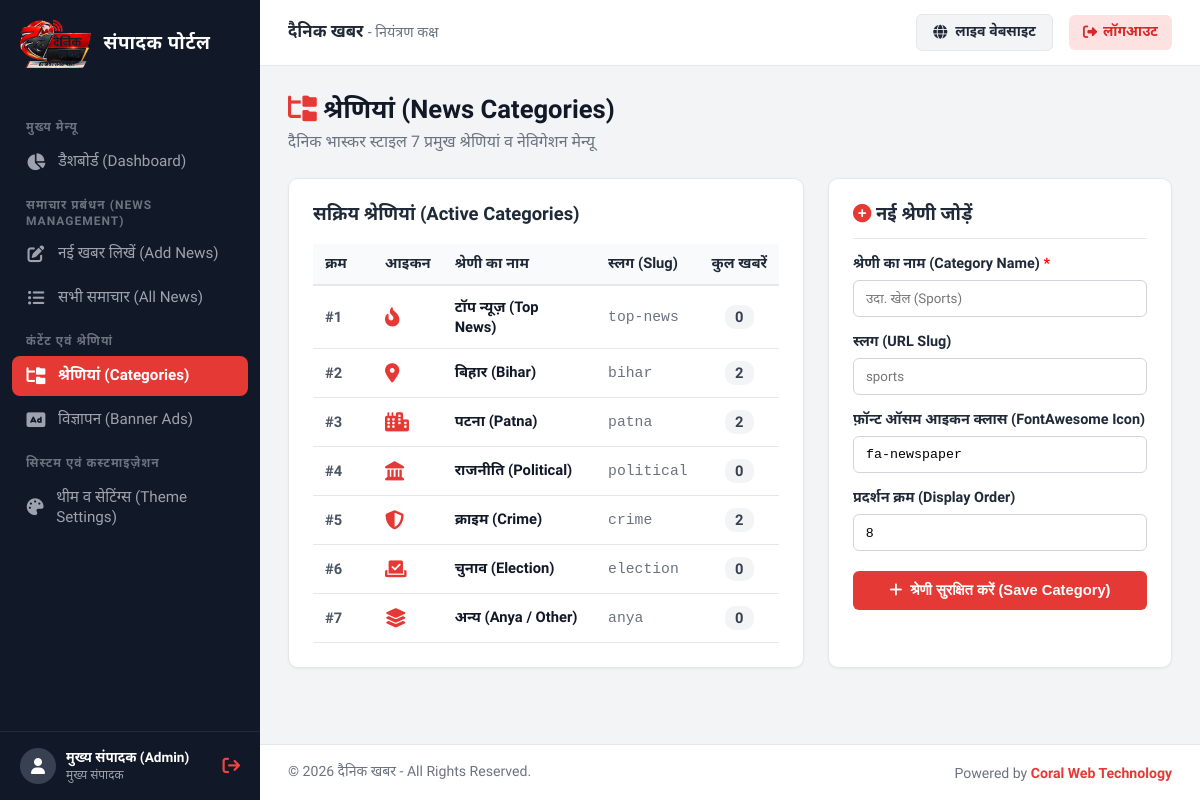
Screenshot of /admin/categories/index.php (signed in) with the database file from the repository.
### tables this page shows
CREATE TABLE `settings` (
  `id` INT AUTO_INCREMENT PRIMARY KEY,
  `site_title` VARCHAR(150) NOT NULL DEFAULT 'दैनिक खबर',
  `tagline` VARCHAR(255) NOT NULL DEFAULT 'सच्ची और निष्पक्ष पत्रकारिता का सशक्त डिजिटल मंच',
  `theme_color` VARCHAR(20) NOT NULL DEFAULT '#e53935',
  `logo_url` VARCHAR(255) DEFAULT 'assets/images/logo.svg',
  `epaper_link` VARCHAR(255) DEFAULT 'https://epaper.dainikkhabr.com',
  `created_at` TIMESTAMP DEFAULT CURRENT_TIMESTAMP,
  `updated_at` TIMESTAMP DEFAULT CURRENT_TIMESTAMP ON UPDATE CURRENT_TIMESTAMP
);

CREATE TABLE `categories` (
  `id` INT AUTO_INCREMENT PRIMARY KEY,
  `name` VARCHAR(100) NOT NULL,
  `slug` VARCHAR(120) NOT NULL UNIQUE,
  `icon` VARCHAR(50) DEFAULT 'fa-newspaper',
  `display_order` INT DEFAULT 0,
  `status` TINYINT(1) DEFAULT 1,
  `created_at` TIMESTAMP DEFAULT CURRENT_TIMESTAMP
);

### includes/functions.php (called while the page is built, shortened)
<?php
require_once __DIR__ . '/../config/db.php';
function get_site_settings($pdo_conn = null) {
    global $pdo;
    $db = $pdo_conn ?: $pdo;
    static $settings = null;
    if ($settings === null) {
        $default = [
            'site_title'  => 'दैनिक खबर',
            'tagline'     => 'सच्ची और निष्पक्ष पत्रकारिता का सशक्त डिजिटल मंच',
            'theme_color' => '#e53935',
            'logo_url'    => 'assets/images/logo.png',
            'epaper_link' => 'https://epaper.dainikkhabr.com'
        ];
        if ($db) {
            try {
                $stmt = $db->query("SELECT * FROM settings WHERE id = 1 LIMIT 1");
                $row = $stmt->fetch();
                $settings = $row ?: $default;
            } catch (PDOException $e) {
                $settings = $default;
            }
        } else {
            $settings = $default;
        }
    }
    return $settings;
}

### admin/categories/index.php (the view, shortened to what this page needs)
<?php
require_once __DIR__ . '/../includes/auth.php';
$categories = [];
if ($pdo) {
    $stmt = $pdo->query("SELECT c.*, COUNT(n.id) as news_count
                         FROM categories c
                         LEFT JOIN news n ON c.id = n.category_id
                         GROUP BY c.id
                         ORDER BY c.display_order ASC, c.id ASC");
    $categories = $stmt->fetchAll();
}
require_once __DIR__ . '/../includes/header.php';
?>
<div class="page-header">
    <div>
        <h1><i class="fa-solid fa-folder-tree" style="color:var(--admin-theme);"></i> श्रेणियां (News Categories)</h1>
        <p style="color:#6b7280; margin-top:4px;">दैनिक भास्कर स्टाइल 7 प्रमुख श्रेणियां व नेविगेशन मेन्यू</p>
    </div>
</div>
<div class="admin-grid-2col-even">
    <div class="card">
        <h3 style="font-size: 1.15rem; font-weight: 700; margin-bottom: 16px;">
            सक्रिय श्रेणियां (Active Categories)
        </h3>
        <div style="overflow-x: auto;">
            <table style="width: 100%; border-collapse: collapse; text-align: left; font-size: 0.92rem;">
                <thead>
                    <tr style="border-bottom: 2px solid var(--admin-border); background: #f9fafb;">
                        <th style="padding: 10px 12px; width: 60px;">क्रम</th>
                        <th style="padding: 10px 12px;">आइकन</th>
                        <th style="padding: 10px 12px;">श्रेणी का नाम</th>
                        <th style="padding: 10px 12px;">स्लग (Slug)</th>
                        <th style="padding: 10px 12px; text-align: center;">कुल खबरें</th>
                    </tr>
                </thead>
                <tbody>
                    <?php foreach ($categories as $cat): ?>
                        <tr style="border-bottom: 1px solid var(--admin-border);">
                            <td style="padding: 12px; font-weight: 700; color: #4b5563;">
                                #<?php echo (int)$cat['display_order']; ?>
                            </td>
                            <td style="padding: 12px; font-size: 1.2rem; color: var(--admin-theme);">
                                <i class="fa-solid <?php echo htmlspecialchars($cat['icon'] ?? 'fa-newspaper'); ?>"></i>
                            </td>
                            <td style="padding: 12px; font-weight: 600;">
                                <a href="<?php echo SITE_URL; ?>/category.php?slug=<?php echo urlencode($cat['slug']); ?>" target="_blank" style="color: #111827; text-decoration: none;">
                                    <?php echo htmlspecialchars($cat['name']); ?>
                                </a>
                            </td>
                            <td style="padding: 12px; color: #6b7280; font-family: monospace;">
                                <?php echo htmlspecialchars($cat['slug']); ?>
                            </td>
                            <td style="padding: 12px; text-align: center;">
                                <span style="display:inline-block; padding:3px 10px; background:#f3f4f6; border-radius:10px; font-weight:600; color:#374151;">
                                    <?php echo number_format($cat['news_count']); ?>
                                </span>
                            </td>
                        </tr>
                    <?php endforeach; ?>
                </tbody>
            </table>
        </div>
    </div>
    <div class="card">
        <h3 style="font-size: 1.15rem; font-weight: 700; margin-bottom: 16px; border-bottom: 1px solid var(--admin-border); padding-bottom: 10px;">
            <i class="fa-solid fa-plus-circle" style="color:var(--admin-theme);"></i> नई श्रेणी जोड़ें
        </h3>
        <form method="POST" action="">
            <div style="margin-bottom: 16px;">
                <label style="display:block; font-weight:600; margin-bottom:6px; font-size:0.9rem;">
                    श्रेणी का नाम (Category Name) <span style="color:red;">*</span>
                </label>
                <input type="text" name="name" placeholder="उदा. खेल (Sports)" required style="width:100%; padding:10px 12px; border:1px solid #d1d5db; border-radius:6px; font-family:inherit;">
            </div>
            <div style="margin-bottom: 16px;">
                <label style="display:block; font-weight:600; margin-bottom:6px; font-size:0.9rem;">
                    स्लग (URL Slug)
                </label>
                <input type="text" name="slug" placeholder="sports" style="width:100%; padding:10px 12px; border:1px solid #d1d5db; border-radius:6px; font-family:inherit;">
            </div>
            <div style="margin-bottom: 16px;">
                <label style="display:block; font-weight:600; margin-bottom:6px; font-size:0.9rem;">
                    फ़ॉन्ट ऑसम आइकन क्लास (FontAwesome Icon)
                </label>
                <input type="text" name="icon" value="fa-newspaper" placeholder="fa-futbol" style="width:100%; padding:10px 12px; border:1px solid #d1d5db; border-radius:6px; font-family:monospace;">
            </div>
            <div style="margin-bottom: 20px;">
                <label style="display:block; font-weight:600; margin-bottom:6px; font-size:0.9rem;">
                    प्रदर्शन क्रम (Display Order)
                </label>
                <input type="number" name="display_order" value="<?php echo count($categories) + 1; ?>" min="1" max="99" style="width:100%; padding:10px 12px; border:1px solid #d1d5db; border-radius:6px;">
            </div>
            <button type="submit" class="btn btn-primary" style="width:100%; justify-content:center; padding:11px;">
                <i class="fa-solid fa-plus"></i> श्रेणी सुरक्षित करें (Save Category)
            </button>
        </form>
    </div>
</div>
<?php require_once __DIR__ . '/../includes/footer.php'; ?>

### admin/includes/header.php (shortened to what this page needs)
<?php
$site_settings = get_site_settings();
$current_page = basename($_SERVER['PHP_SELF']);
$current_dir = basename(dirname($_SERVER['PHP_SELF']));
?>
<!DOCTYPE html>
<html lang="hi">
<head>
    <link rel="stylesheet" href="https://cdnjs.cloudflare.com/ajax/libs/font-awesome/6.5.1/css/all.min.css">
    <link href="https://cdn.jsdelivr.net/npm/summernote@0.8.18/dist/summernote-lite.min.css" rel="stylesheet">
</head>
<body>
    <aside class="admin-sidebar" id="adminSidebar">
        <div style="display:flex; align-items:center; justify-content:space-between; padding-right:12px;">
            <a href="<?php echo SITE_URL; ?>/admin/" class="sidebar-brand" style="flex:1; border-bottom:none; display:flex; align-items:center; gap:12px;">
                <img src="<?php echo SITE_URL; ?>/assets/images/logo.png" alt="Logo" style="height:48px; width:auto; object-fit:contain;">
                <div class="brand-title" style="font-size:1.18rem; font-weight:800; color:#fff;">संपादक पोर्टल</div>
            </a>
        </div>
        <ul class="sidebar-menu">
            <li class="menu-label">मुख्य मेन्यू</li>
            <li class="menu-item">
                <a href="<?php echo SITE_URL; ?>/admin/" class="menu-link <?php echo ($current_page == 'index.php' && $current_dir == 'admin') ? 'active' : ''; ?>">
                    <i class="fa-solid fa-chart-pie"></i> डैशबोर्ड (Dashboard)
                </a>
            </li>
            <li class="menu-label">समाचार प्रबंधन (News Management)</li>
            <li class="menu-item">
                <a href="<?php echo SITE_URL; ?>/admin/news/add.php" class="menu-link <?php echo ($current_page == 'add.php' && $current_dir == 'news') ? 'active' : ''; ?>">
                    <i class="fa-solid fa-pen-to-square"></i> नई खबर लिखें (Add News)
                </a>
            </li>
            <li class="menu-item">
                <a href="<?php echo SITE_URL; ?>/admin/news/index.php" class="menu-link <?php echo ($current_page == 'index.php' && $current_dir == 'news') ? 'active' : ''; ?>">
                    <i class="fa-solid fa-list-ul"></i> सभी समाचार (All News)
                </a>
            </li>
            <li class="menu-label">कंटेंट एवं श्रेणियां</li>
            <li class="menu-item">
                <a href="<?php echo SITE_URL; ?>/admin/categories/index.php" class="menu-link <?php echo ($current_dir == 'categories') ? 'active' : ''; ?>">
                    <i class="fa-solid fa-folder-tree"></i> श्रेणियां (Categories)
                </a>
            </li>
            <li class="menu-item">
                <a href="<?php echo SITE_URL; ?>/admin/ads/index.php" class="menu-link <?php echo ($current_dir == 'ads') ? 'active' : ''; ?>">
                    <i class="fa-solid fa-rectangle-ad"></i> विज्ञापन (Banner Ads)
                </a>
            </li>
            <li class="menu-label">सिस्टम एवं कस्टमाइज़ेशन</li>
            <li class="menu-item">
                <a href="<?php echo SITE_URL; ?>/admin/settings.php" class="menu-link <?php echo ($current_page == 'settings.php') ? 'active' : ''; ?>">
                    <i class="fa-solid fa-palette"></i> थीम व सेटिंग्स (Theme Settings)
                </a>
            </li>
        </ul>
        <div class="sidebar-footer">
            <div class="user-info">
                <div class="user-avatar"><i class="fa-solid fa-user"></i></div>
                <div class="user-details">
                    <h5><?php echo htmlspecialchars($_SESSION['admin_name'] ?? 'Admin'); ?></h5>
                    <p>मुख्य संपादक</p>
                </div>
            </div>
            <a href="<?php echo SITE_URL; ?>/admin/logout.php" title="लॉगआउट" style="color:#ef4444; font-size:1.1rem;"><i class="fa-solid fa-arrow-right-from-bracket"></i></a>
        </div>
    </aside>
    <div class="admin-main">
        <header class="admin-topbar">
            <div class="topbar-left">
                <h3 style="font-size:1.05rem; font-weight:700; color:#1f2937;">
                    <?php echo htmlspecialchars($site_settings['site_title'] ?? 'दैनिक खबर'); ?> <span style="font-weight:400; color:#6b7280; font-size:0.9rem;">- नियंत्रण कक्ष</span>
                </h3>
            </div>
            <div class="topbar-right">
                <a href="<?php echo SITE_URL; ?>/" target="_blank" class="view-site-btn">
                    <i class="fa-solid fa-globe"></i> <span>लाइव वेबसाइट</span>
                </a>
                <a href="<?php echo SITE_URL; ?>/admin/logout.php" class="logout-btn">
                    <i class="fa-solid fa-right-from-bracket"></i> <span>लॉगआउट</span>
                </a>
            </div>
        </header>
        <main class="admin-body">

### admin/includes/footer.php (shortened to what this page needs)
        </main>
        <footer style="padding: 18px 28px; background: #ffffff; border-top: 1px solid var(--admin-border); font-size: 0.88rem; color: #6b7280; display: flex; justify-content: space-between; align-items: center; flex-wrap: wrap; gap: 10px;">
            <div>
                &copy; <?php echo date('Y'); ?> <?php echo htmlspecialchars($site_settings['site_title'] ?? 'दैनिक खबर'); ?> - All Rights Reserved.
            </div>
            <div>
                Powered by <a href="https://coralwebtechnology.com/" target="_blank" style="color: var(--admin-theme); text-decoration: none; font-weight: 600;">Coral Web Technology</a>
            </div>
        </footer>
    </div>
</body>
</html>

### rows the page displays
settings: site_title "दैनिक खबर"
categories: display_order "1", name "टॉप न्यूज़ (Top News)", slug "top-news", news_count "0"
categories: display_order "2", name "बिहार (Bihar)", slug "bihar", news_count "2"
categories: display_order "3", name "पटना (Patna)", slug "patna", news_count "2"
categories: display_order "4", name "राजनीति (Political)", slug "political", news_count "0"
categories: display_order "5", name "क्राइम (Crime)", slug "crime", news_count "2"
categories: display_order "6", name "चुनाव (Election)", slug "election", news_count "0"
categories: display_order "7", name "अन्य (Anya / Other)", slug "anya", news_count "0"

### other values shown
$_SESSION['admin_name'] "मुख्य संपादक (Admin)"
